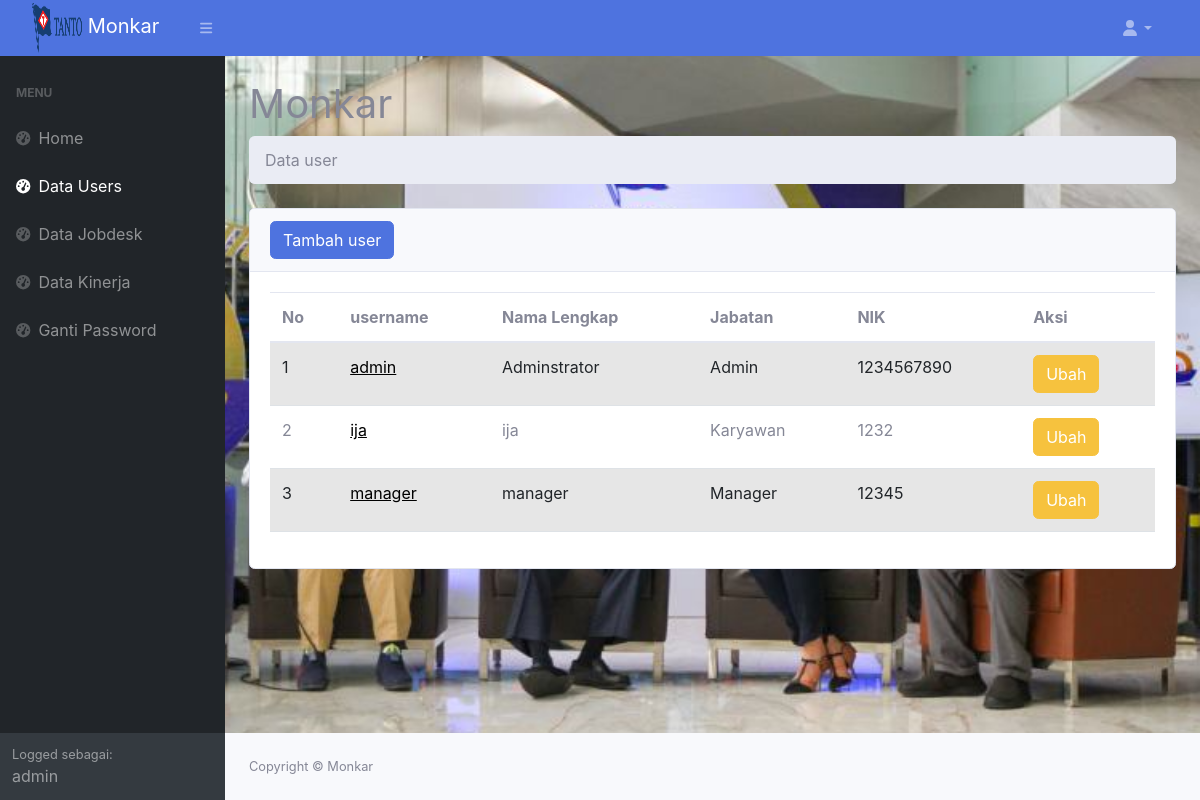
Screenshot of /component/dashboard/data_costumer.php (signed in) with the database file from the repository.
### tables this page shows
CREATE TABLE `karyawan` (
  `id_karyawan` int(11) NOT NULL,
  `username` varchar(250) NOT NULL,
  `password` varchar(50) NOT NULL,
  `Nama_lengkap` varchar(250) NOT NULL,
  `NIK` int(16) NOT NULL,
  `Jabatan` enum('Admin','Manager','Karyawan') NOT NULL,
  `Jenis_Kelamin` enum('Laki-Laki','Perempuan') NOT NULL
);

### component/dashboard/data_costumer.php (the view, shortened to what this page needs)
<?php
require '../database/koneksi.php';
require 'header/header.php';
require 'navbar/navbar_menu.php';
?>
<li class="breadcrumb-item active">Data user</li>
</ol>
<div class="card mb-4">
    <div class="card-header">
        <?php
        if ($_SESSION['admin'] == True) {
            echo '<button type="button" class="btn btn-primary" data-bs-toggle="modal" data-bs-target="#myModal">
                                Tambah user</button>';
        } else {
        }
        ?>
    </div>
    <div class="card-body">
        <?php
        if ($_SESSION['admin'] == True) {
        ?>
            <table class="table table-striped">
                <thead>
                    <tr>
                        <th>No</th>
                        <th>username</th>
                        <th>Nama Lengkap</th>
                        <th>Jabatan</th>
                        <th>NIK</th>
                        <th>Aksi</th>
                    </tr>
                </thead>
                <tbody>
                    <?php
                    $ambildatauser = mysqli_query($koneksi, "SELECT * FROM karyawan");
                    $i = 1;
                    while ($data = mysqli_fetch_array($ambildatauser)) {
                        $idk = $data['id_karyawan'];
                        $nama_lengkap = $data['Nama_lengkap'];
                        $username = $data['username'];
                        $jabatan = $data['Jabatan'];
                        $NIK = $data['NIK'];
                    ?>
                        <tr>
                            <td><?= $i++; ?></td>
                            <td><a style="text-decoration: underline; color: black;" href="data_jobdesk_karyawan.php?id_karyawan=<?= $idk ?>&nama_karyawan=<?= $username ?>"><?= $username; ?></a> </td>
                            <td><?= $nama_lengkap; ?></td>
                            <td><?= $jabatan; ?></td>
                            <td><?= $NIK; ?></td>
                            <td>
                                <button type="button" class="btn btn-warning" data-bs-toggle="modal" data-bs-target="#edit<?= $idk; ?>">Ubah</button>
                            </td>
                        </tr>
                <?php
                    }
                }
                ?>
                </tbody>
            </table>
    </div>
</div>
</div>
</main>
<?php
require 'footer/footer.php';
?>
</html>

### component/dashboard/header/header.php (style rules this page uses)
body { background-image: url('header/bg.jpg'); background-size: cover; background-repeat: no-repeat; }

### rows the page displays
karyawan: username "admin", Nama_lengkap "Adminstrator", Jabatan "Admin", NIK "1234567890"
karyawan: username "ija", Nama_lengkap "ija", Jabatan "Karyawan", NIK "1232"
karyawan: username "manager", Nama_lengkap "manager", Jabatan "Manager", NIK "12345"

### other values shown
$_SESSION['username'] "admin"
